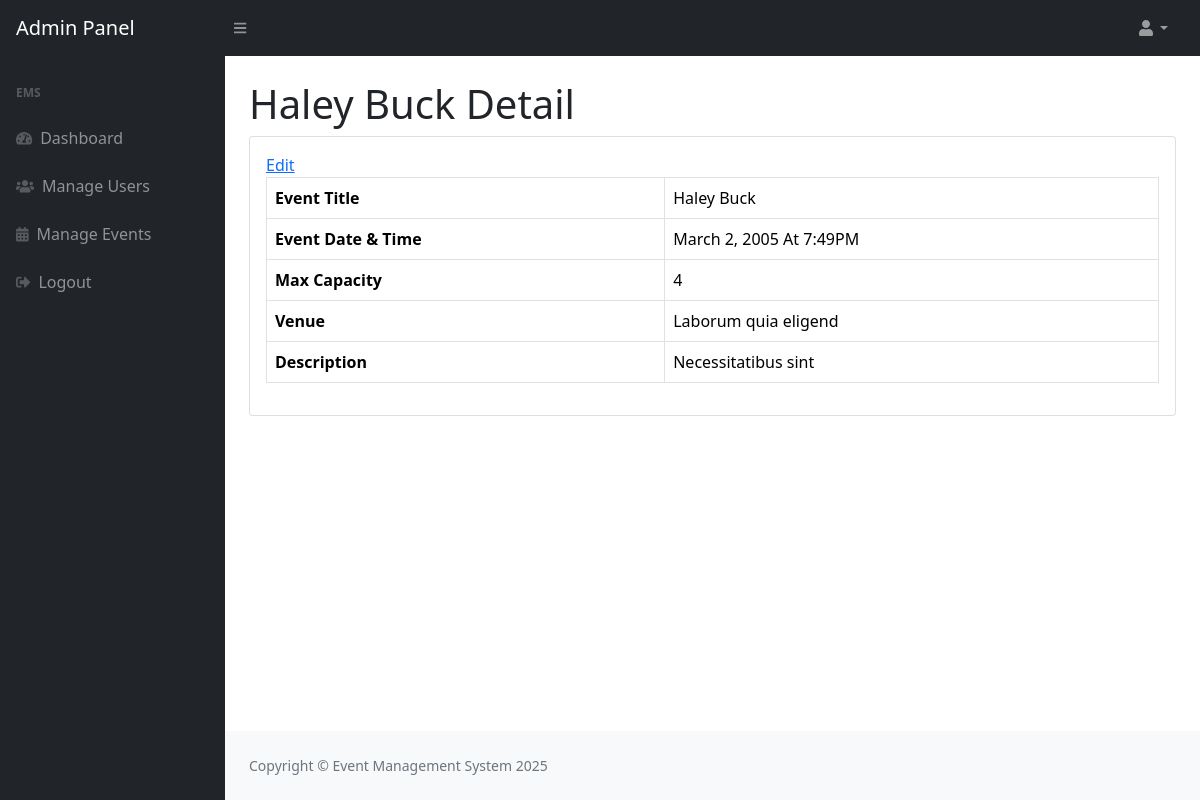
/admin/event-detail.php?id=5 (signed in), run on an earlier commit of the app's database.
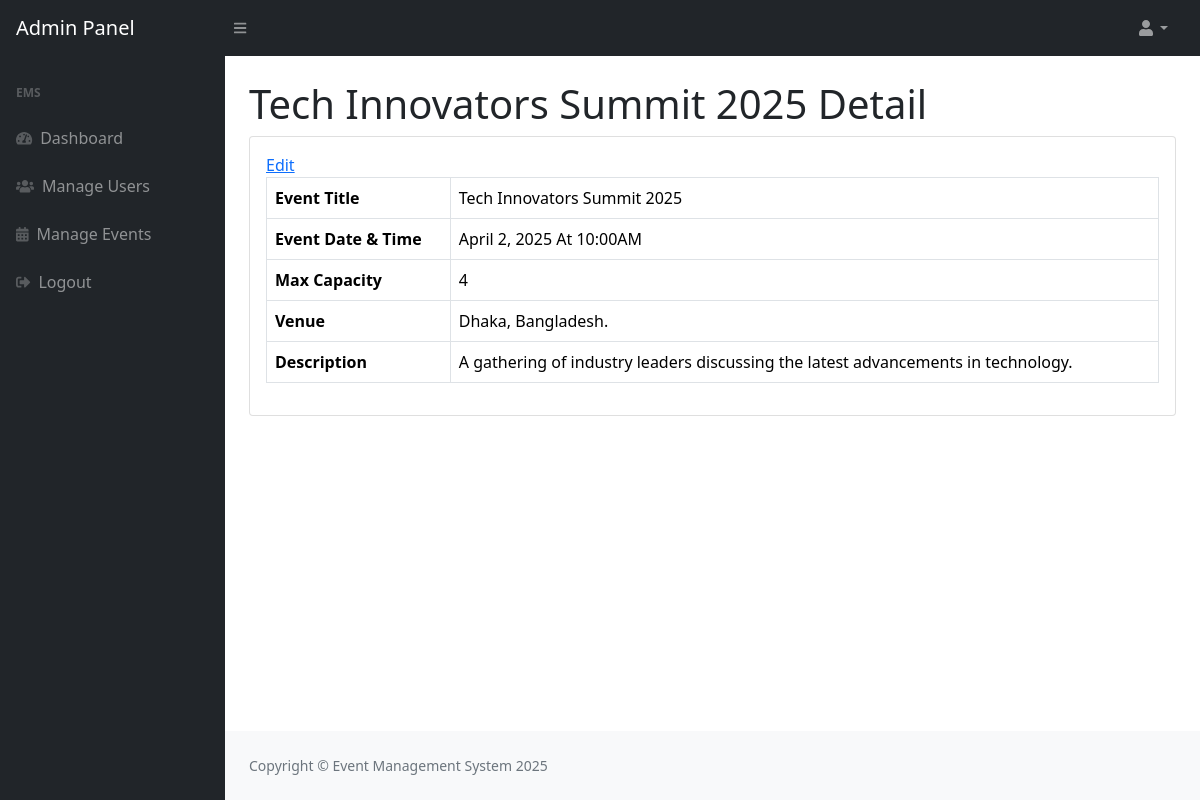
And on a later commit of the database.
### tables this page shows
CREATE TABLE IF NOT EXISTS `events` (
  `id` int(11) NOT NULL AUTO_INCREMENT,
  `name` varchar(100) NOT NULL,
  `description` text NOT NULL,
  `event_datetime` datetime NOT NULL,
  `max_capacity` int(11) NOT NULL,
  `created_by` int(11) NOT NULL,
  `created_at` timestamp NULL DEFAULT CURRENT_TIMESTAMP,
  `venue` varchar(255) NOT NULL,
  PRIMARY KEY (`id`),
  KEY `created_by` (`created_by`),
  CONSTRAINT `events_ibfk_1` FOREIGN KEY (`created_by`) REFERENCES `users` (`id`)
);

### helper/helpers.php (called while the page is built, shortened)
<?php
    function formatEventDateTime($datetime) {
        $date = new DateTime($datetime);
        return $date->format('F j, Y') . " At " . $date->format('g:iA');
    }
?>

### admin/event-detail.php (the view, shortened to what this page needs)
<?php
include_once('../config/db_config.php');
include_once('../helper/helpers.php');
if (!isset($_SESSION['user'])) {
    header('location:logout.php');
} else{
?>
      <?php include_once('includes/header.php');?>
      <?php include_once('includes/navbar.php');?>
        <div id="layoutSidenav">
          <?php include_once('includes/sidebar.php');?>
            <div id="layoutSidenav_content">
                <main>
                    <div class="container-fluid px-4">
<?php
$adminId=$_GET['id'];
$query=mysqli_query($conn,"select * from events where id='$adminId'");
while($result=mysqli_fetch_array($query))
{?>
                        <h1 class="mt-4"><?php echo $result['name'];?> Detail</h1>
                        <div class="card mb-4">
                            <div class="card-body">
                                <a href="edit-event.php?id=<?php echo $result['id'];?>">Edit</a>
                                <table class="table table-bordered">
                                    <tbody>
                                       <tr>
                                        <th>Event Title</th>
                                           <td><?php echo $result['name'];?></td>
                                       </tr>
                                       <tr>
                                           <th>Event Date & Time</th>
                                           <td colspan="3"><?php echo formatEventDateTime($result['event_datetime']); ?></td>
                                       </tr>
                                         <tr>
                                           <th>Max Capacity</th>
                                           <td colspan="3"><?php echo $result['max_capacity'];?></td>
                                       </tr>
                                       <tr>
                                           <th>Venue</th>
                                           <td colspan="3"><?php echo $result['venue'];?></td>
                                       </tr>
                                       <tr>
                                           <th>Description</th>
                                           <td colspan="3"><?php echo $result['description'];?></td>
                                       </tr>
                                    </tbody>
                                </table>
                            </div>
                        </div>
<?php } ?>
                    </div>
                </main>
          <?php include('includes/footer.php');?>
<?php } ?>

What changed in the data, as far as the page shows it:
removed events: name "Haley Buck", event_datetime "March 2, 2005 At 7:49PM", max_capacity "4", venue "Laborum quia eligend", description "Necessitatibus sint"
added events: name "Tech Innovators Summit 2025", event_datetime "April 2, 2025 At 10:00AM", max_capacity "4", venue "Dhaka, Bangladesh.", description "A gathering of industry leaders discussing the latest advancements in technology."
